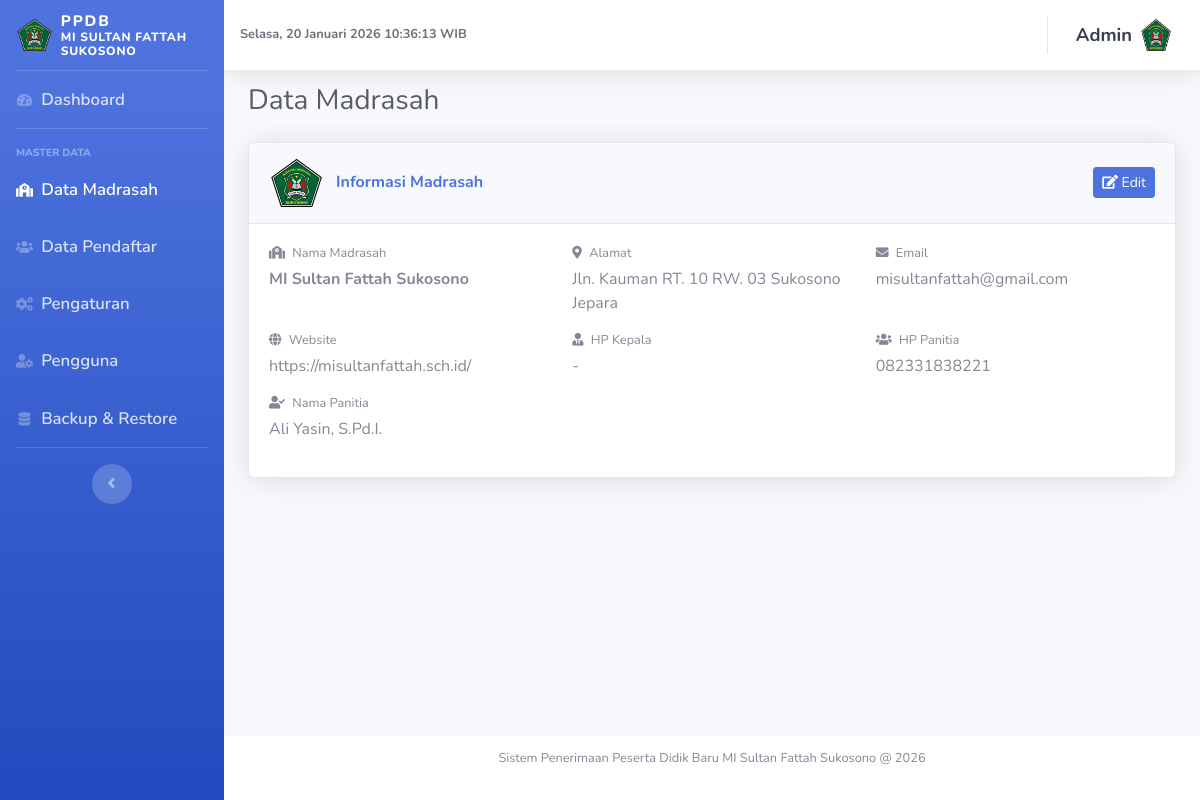
Page /admin/index.php?page=madrasah (signed in) on the earlier database version.
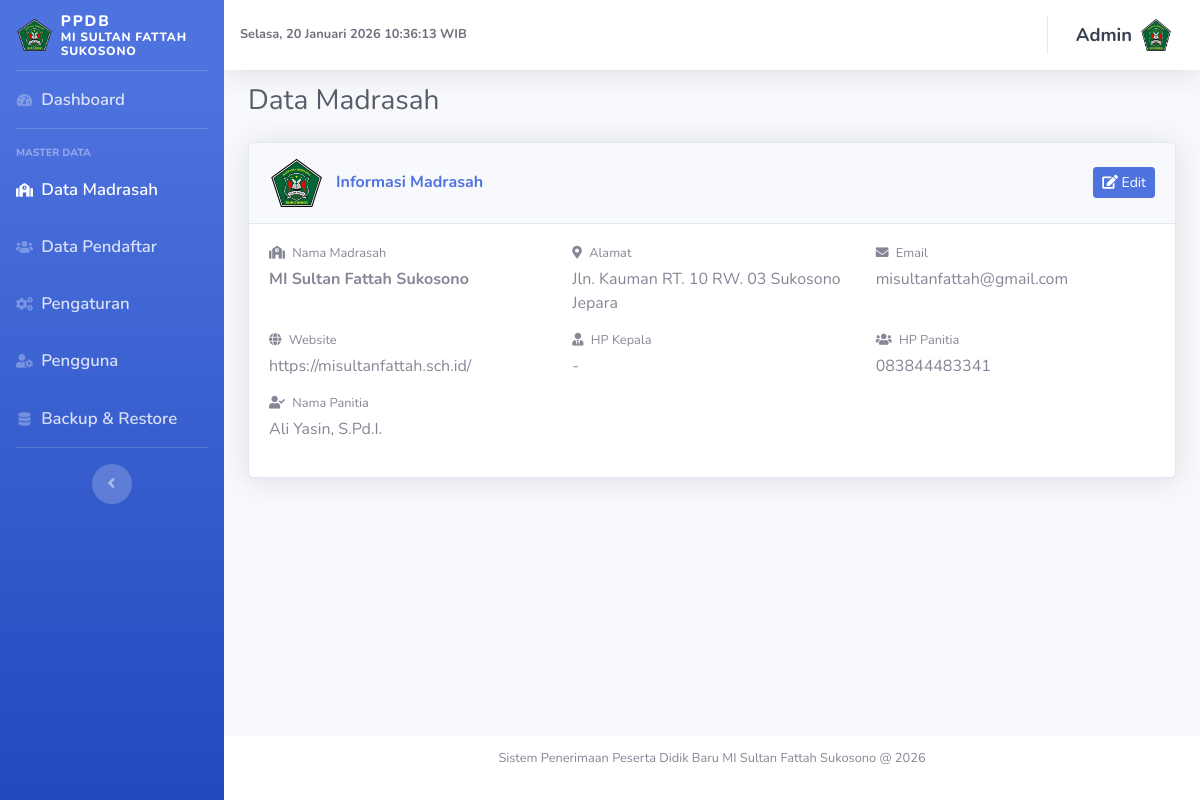
Same page on the later database version.
### tables this page shows
CREATE TABLE `madrasah` (
  `id` int unsigned NOT NULL AUTO_INCREMENT,
  `nama` varchar(150) NOT NULL,
  `alamat` text,
  `email` varchar(100) DEFAULT NULL,
  `website` varchar(100) DEFAULT NULL,
  `hp_kepala` varchar(30) DEFAULT NULL,
  `hp_panitia` varchar(30) DEFAULT NULL,
  `logo` varchar(255) DEFAULT NULL,
  `nama_panitia` varchar(150) DEFAULT NULL,
  PRIMARY KEY (`id`)
);

### config.php (called while the page is built, shortened)
<?php
function base_url(string $path = ''): string
{
    $base = rtrim('http://localhost/ppdb_2026', '/');
    return $base . '/' . ltrim($path, '/');
}
function esc($value): string
{
    if (is_scalar($value)) {
        return htmlspecialchars((string)$value, ENT_QUOTES, 'UTF-8');
    }
    return '';
}

### admin/pages/madrasah.php (the view, shortened to what the changed rows need)
<?php
$madrasah = [
    'nama' => 'MI SULTAN FATTAH SUKOSONO',
    'alamat' => '',
    'email' => '',
    'website' => '',
    'hp_kepala' => '',
    'hp_panitia' => '',
    'nama_panitia' => '',
    'logo' => '',
];
if ($result = $mysqli->query('SELECT * FROM madrasah LIMIT 1')) {
    if ($row = $result->fetch_assoc()) {
        $madrasah = $row;
    }
}
?>
<div class="container-fluid">
    <div class="d-sm-flex align-items-center justify-content-between mb-4">
        <h1 class="h3 mb-0 text-gray-800">Data Madrasah</h1>
    </div>
    <div class="row">
        <div class="col-lg-12">
            <div class="card shadow mb-4">
                <div class="card-header py-3 d-flex justify-content-between align-items-center">
                    <div class="d-flex align-items-center">
                        <?php if (!empty($madrasah['logo'])): ?>
                        <img src="<?= esc(base_url('uploads/' . $madrasah['logo'])); ?>" alt="Logo Madrasah"
                            style="height:48px; margin-right:12px;">
                        <?php endif; ?>
                        <h6 class="m-0 font-weight-bold text-primary">Informasi Madrasah</h6>
                    </div>
                    <button class="btn btn-sm btn-primary" data-toggle="modal" data-target="#modalMadrasah">
                        <i class="fas fa-edit"></i> Edit
                    </button>
                </div>
                <div class="card-body">
                    <div class="row">
                        <div class="col-md-4 mb-3">
                            <div class="text-muted small mb-1">
                                <i class="fas fa-school mr-1"></i> Nama Madrasah
                            </div>
                            <div class="font-weight-bold">
                                <?= esc($madrasah['nama']); ?>
                            </div>
                        </div>
                        <div class="col-md-4 mb-3">
                            <div class="text-muted small mb-1">
                                <i class="fas fa-map-marker-alt mr-1"></i> Alamat
                            </div>
                            <div>
                                <?= esc($madrasah['alamat']); ?>
                            </div>
                        </div>
                        <div class="col-md-4 mb-3">
                            <div class="text-muted small mb-1">
                                <i class="fas fa-envelope mr-1"></i> Email
                            </div>
                            <div>
                                <?= esc($madrasah['email']); ?>
                            </div>
                        </div>
                        <div class="col-md-4 mb-3">
                            <div class="text-muted small mb-1">
                                <i class="fas fa-globe mr-1"></i> Website
                            </div>
                            <div>
                                <?= esc($madrasah['website']); ?>
                            </div>
                        </div>
                        <div class="col-md-4 mb-3">
                            <div class="text-muted small mb-1">
                                <i class="fas fa-user-tie mr-1"></i> HP Kepala
                            </div>
                            <div>
                                <?= esc($madrasah['hp_kepala']); ?>
                            </div>
                        </div>
                        <div class="col-md-4 mb-3">
                            <div class="text-muted small mb-1">
                                <i class="fas fa-users mr-1"></i> HP Panitia
                            </div>
                            <div>
                                <?= esc($madrasah['hp_panitia']); ?>
                            </div>
                        </div>
                        <div class="col-md-4 mb-3">
                            <div class="text-muted small mb-1">
                                <i class="fas fa-user-check mr-1"></i> Nama Panitia
                            </div>
                            <div>
                                <?= esc($madrasah['nama_panitia']); ?>
                            </div>
                        </div>
                    </div>
                </div>
            </div>
        </div>
    </div>
</div>

### admin/template/sidebar.php (shortened to what the changed rows need)
<ul class="navbar-nav bg-gradient-primary sidebar sidebar-dark accordion" id="accordionSidebar">
    <a class="sidebar-brand d-flex align-items-center justify-content-start" href="index.php">
        <?php if (!empty($madrasah_logo)): ?>
            <img src="<?= esc(base_url('uploads/' . $madrasah_logo)); ?>" alt="Logo" style="height:32px" class="mr-2">
        <?php else: ?>
            <div class="sidebar-brand-icon rotate-n-15">
                <i class="fas fa-graduation-cap"></i>
            </div>
        <?php endif; ?>
        <?php
        $sidebar_app_name = 'PPDB';
        $madrasah_line_top = $madrasah_nama;
        $madrasah_line_bottom = '';
        if (stripos($madrasah_nama, 'MI SULTAN FATTAH SUKOSONO') !== false) {
            $madrasah_line_top = 'MI SULTAN FATTAH';
            $madrasah_line_bottom = 'SUKOSONO';
        } else {
            $last_space_pos = strrpos($madrasah_nama, ' ');
            if ($last_space_pos !== false) {
                $madrasah_line_top = substr($madrasah_nama, 0, $last_space_pos);
                $madrasah_line_bottom = substr($madrasah_nama, $last_space_pos + 1);
            }
        }
        ?>
        <div class="sidebar-brand-text mx-0 text-left">
            <div class="sidebar-app-name"><?= esc($sidebar_app_name); ?></div>
            <div class="sidebar-school-name"><?= esc($madrasah_line_top); ?></div>
            <?php if ($madrasah_line_bottom !== ''): ?>
                <div class="sidebar-school-name"><?= esc($madrasah_line_bottom); ?></div>
            <?php endif; ?>
        </div>
    </a>
</ul>

Differences in the rows shown:
changed madrasah "MI Sultan Fattah Sukosono": hp_panitia "082331838221" → "083844483341"
